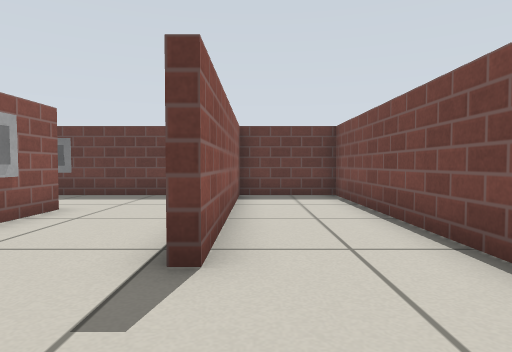
View 1 (above)

21 first-person views from a walk through a robot-simulator world made for Gazebo. The camera is 0.45 m above the floor, tilts 2° down and sees 75° across. The floor is counted in squares, 0.5 m on a side. Each view is taken from the middle of a square. On the plan, view 1 faces up. The plan holds only what a view shows up to about 12 squares ahead; the rest is blank. Simple patterns stand in for the simulator's built-in surfaces.

View 2
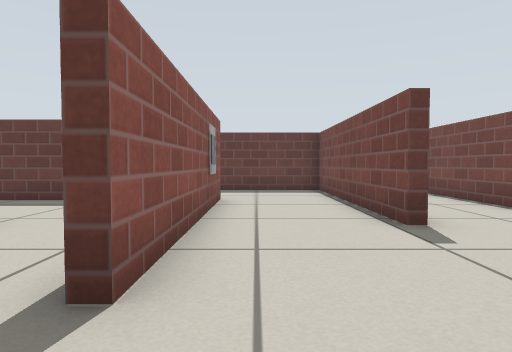

View 3
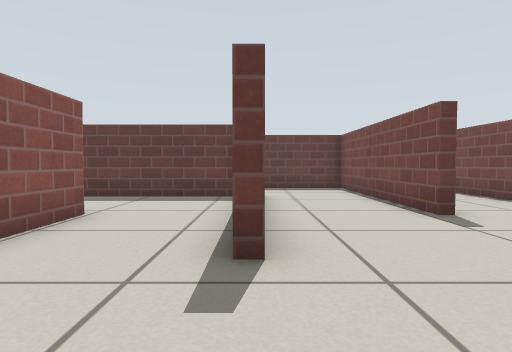

View 4
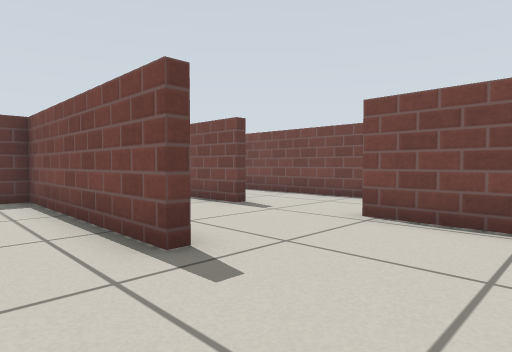

View 5
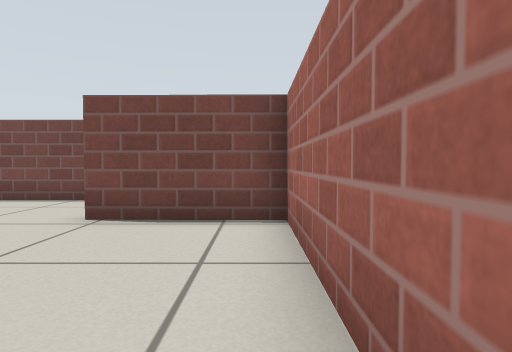

View 6
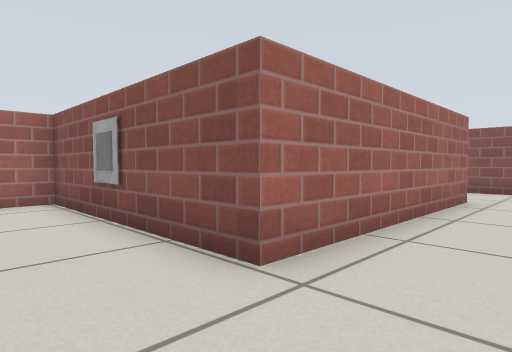

View 7
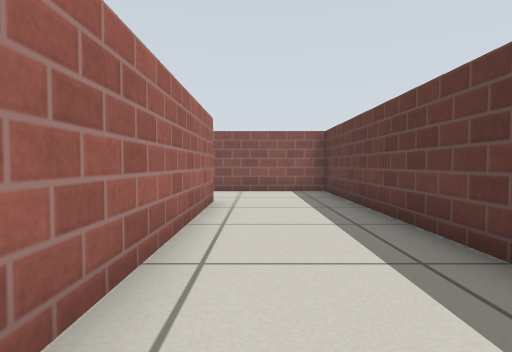

View 8
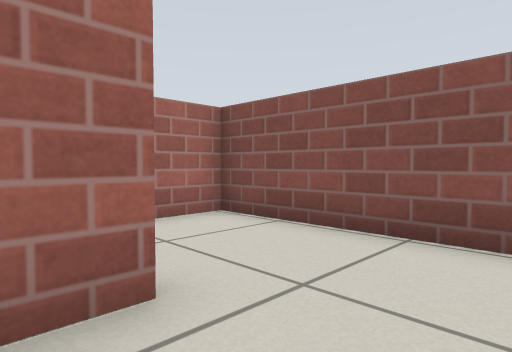

View 9
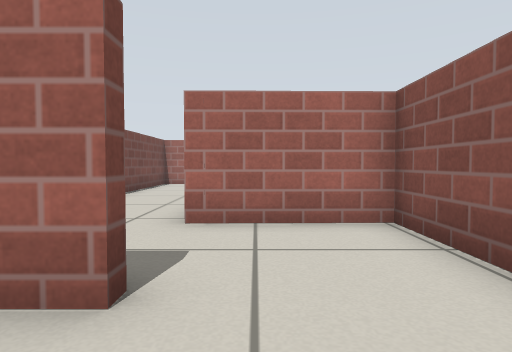

View 10
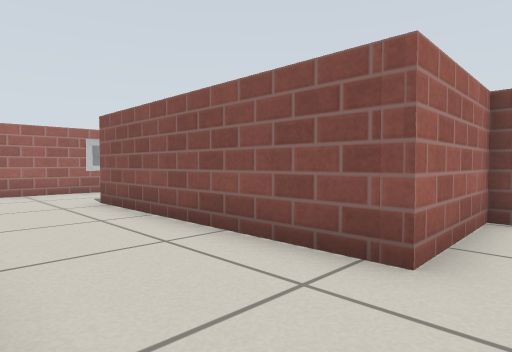

View 11
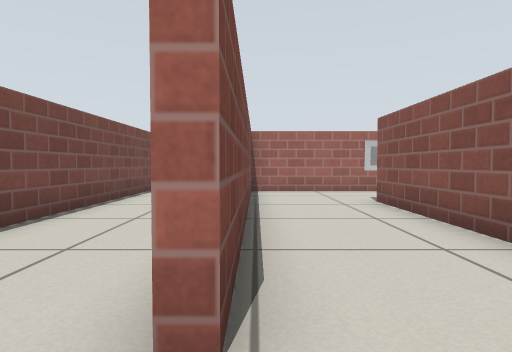

View 12
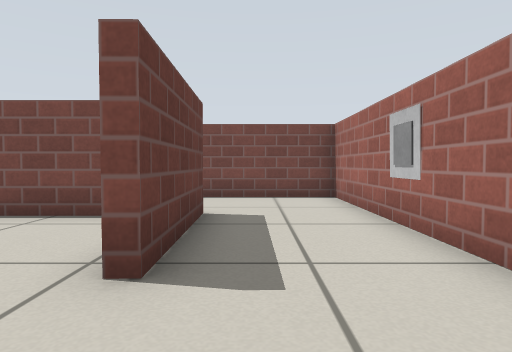

View 13
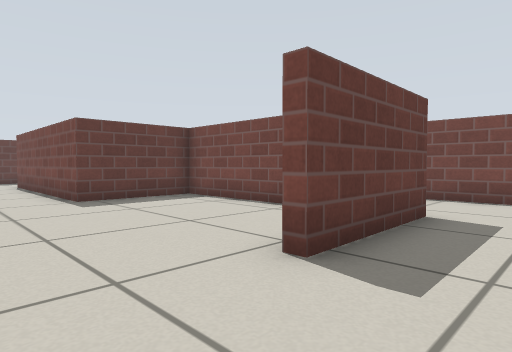

View 14
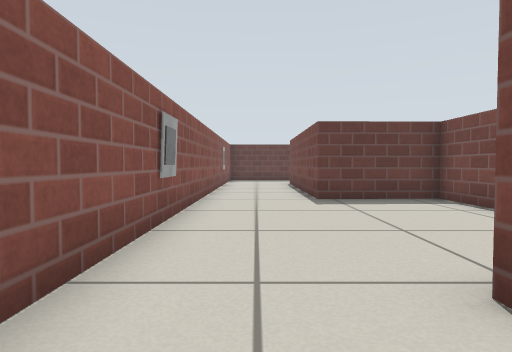

View 15
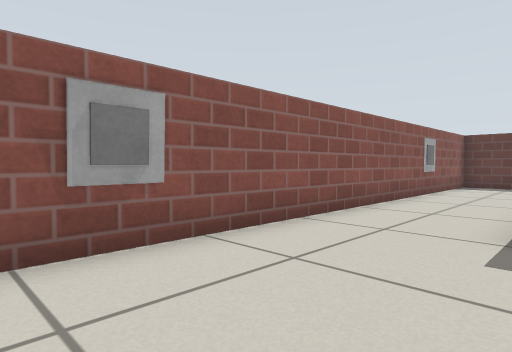

View 16
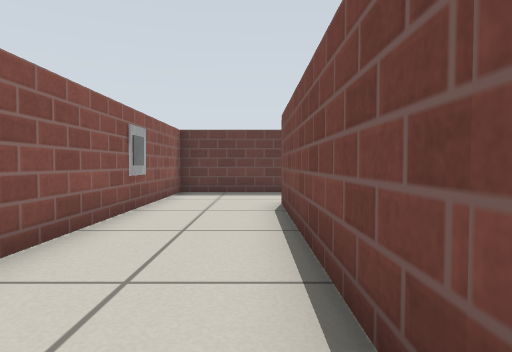

View 17
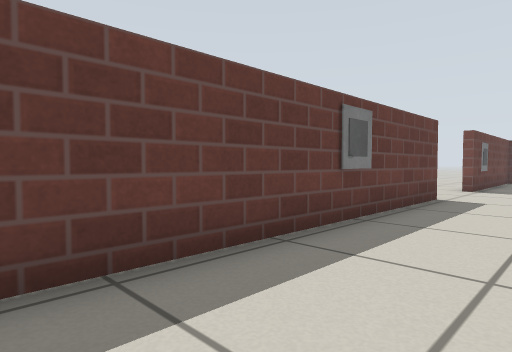

View 18
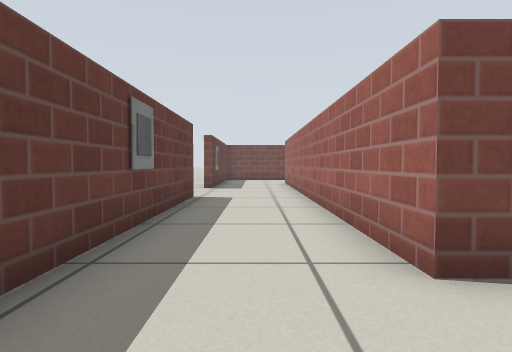

View 19
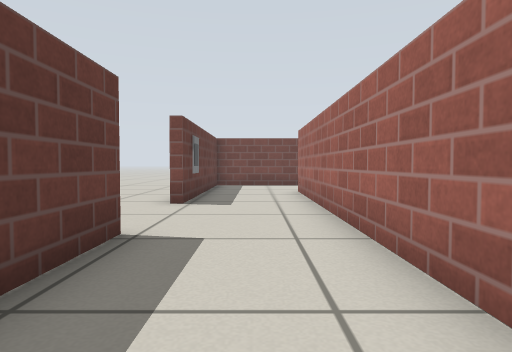

View 20
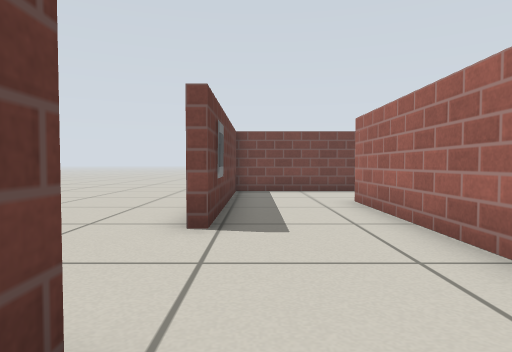

View 21
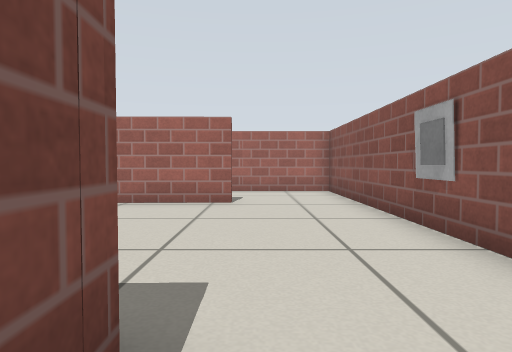

### Floor plan
Points are (right, up) in squares from view 1. A wall is a line through its corners. A room is listed if a view was taken in it or the views show most of it. See-through windows are left out.
Room 1 (views 1, 2, 3, 4, 5, 6, 7, 8, 9)
walls: (-3.9, 5.6) (-3.9, 0); (-4.2, 0) (-4.2, 6.3) (-17.1, 6.3) (-17.1, 3.6); (-7.1, -0.5) (-7.1, -3.5) (-0.7, -3.5) (-0.6, -0.2); (2.3, 1.2) (2.3, 9.7) (-0.5, 9.7) (-0.5, 2.9) (-0.8, 2.9) (-0.8, 5.6); (-14.1, 3) (-7.1, 3) (-7.1, 0.5)
ways out: opening at (-2.5, 6) to room 3; opening at (-15.5, 3) to room 4
objects: other object (-4, 5)
Room 2 (views 10, 11)
walls: (-7.1, 0.5) (-7.1, -0.5); (-7.4, -10.5) (-7.4, -3.6); (-13.9, 0) (-13.9, -7); (-13.5, -10.2) (-10.8, -10.2) (-10.8, -0.4)
ways out: opening at (-14, 1.5) to room 4; opening at (-14, -8.5) to room 5
objects: other object (-7, 0)
Room 3 (views 12, 13, 14, 15, 16, 17, 18, 19, 20, 21)
walls: (-10.6, 9.7) (-20.4, 9.7) (-20.4, -10.2) (-15.5, -10.2); (-14.2, -5.4) (-14.2, -0.3) (-17.4, -0.4) (-17.4, 6.6) (-3.9, 6.6) (-3.9, 5.6); (-0.8, 5.6) (-0.8, 9.7) (-7.5, 9.7); (-15.6, -7) (-17.5, -7.1); (-17.5, -6.8) (-14.7, -6.7)
ways out: opening at (-2.5, 6) to room 1; opening at (-16.5, -8.5) to room 5
objects: marker (-20, -4); other object (-20, 6); other object (-15, 10); other object (-6, 10)
Room 4 (no view inside)
walls: (-17.1, 3.6) (-17.1, -0.1) (-13.9, 0)
ways out: opening at (-15.5, 3) to room 1; opening at (-14, 1.5) to room 2
Room 5 (no view inside)
walls: (-15.5, -10.2) (-13.5, -10.2); (-13.9, -7) (-15.6, -7)
ways out: opening at (-14, -8.5) to room 2; opening at (-16.5, -8.5) to room 3
objects: other object (-15, -10)

Positions as (right, up) in squares from view 1, and headings:
1: (0, 0), facing up
2: (-3, -2), facing up
3: (-4, -3), facing up
4: (-6, -3), facing up-right
5: (-6, -3), facing right
6: (-5, 5), facing down-left
7: (-6, 4), facing left
8: (-13, 5), facing down-left
9: (-15, 5), facing down
10: (-11, 1), facing down-left
11: (-11, 1), facing down
12: (-20, -8), facing right
13: (-20, -9), facing up-right
14: (-19, -9), facing up
15: (-17, -5), facing up-left
16: (-18, -1), facing up
17: (-20, 7), facing up-right
18: (-20, 8), facing right
19: (-15, 8), facing right
20: (-12, 9), facing right
21: (-18, 1), facing down
